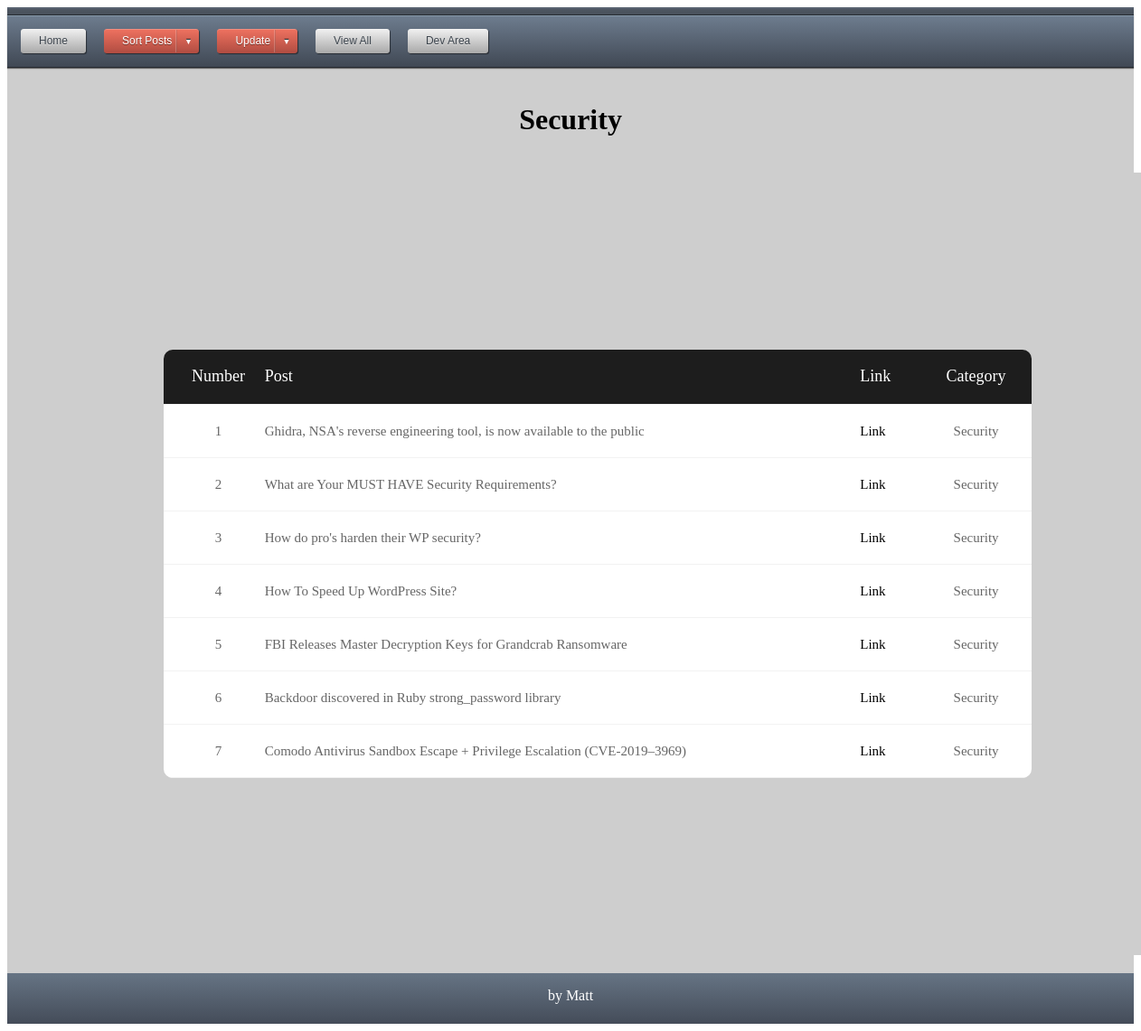
/sortbysecurity, run on an earlier commit of the app's database.
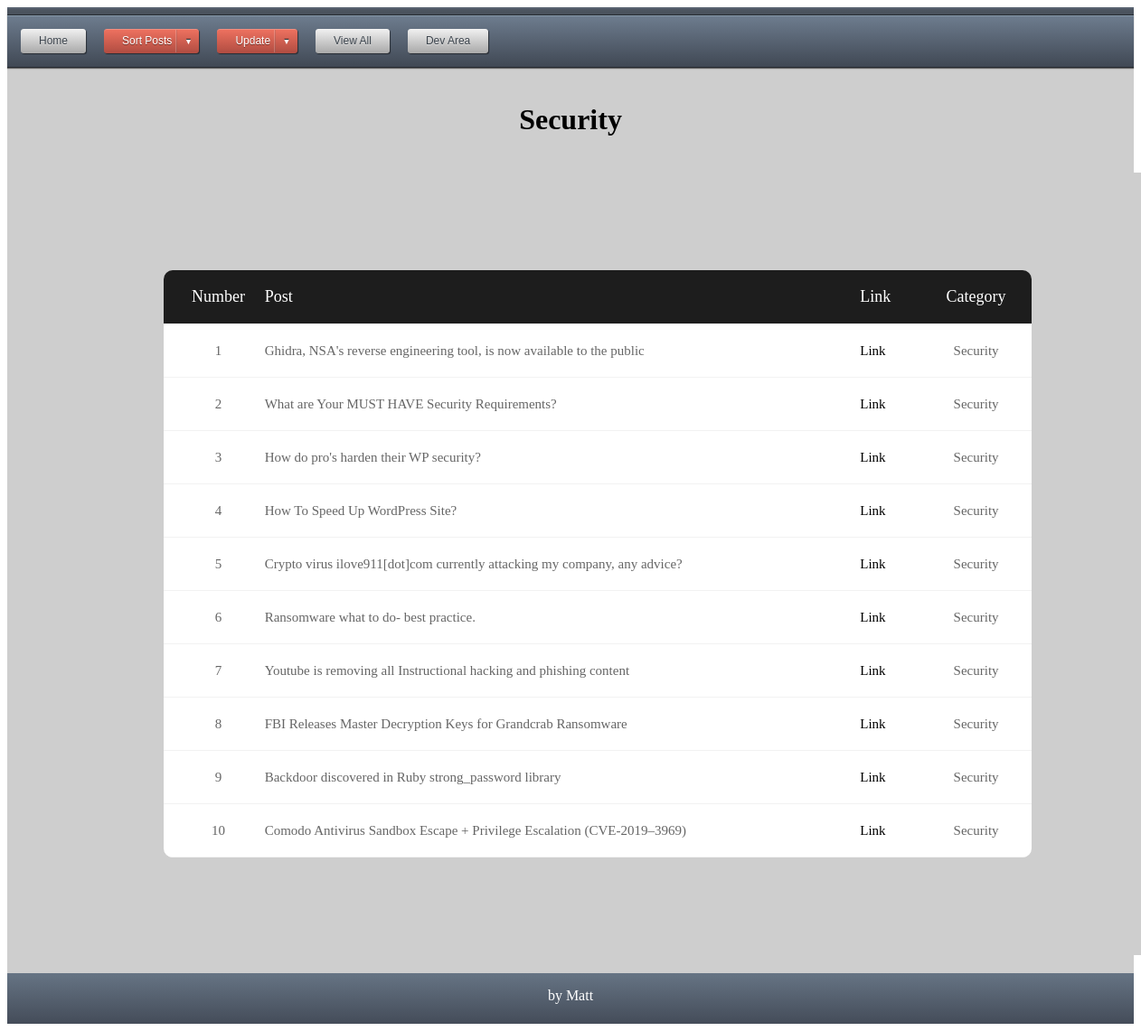
And on a later commit of the database.
### tables this page shows
CREATE TABLE posts (id text primary key unique, title text, link text, category text);

### app.py (the view)
@app.route('/sortbysecurity', methods=['GET', 'POST'])
def sortbysecurity():
	db = get_db()
	cur = db.execute('SELECT id, title, link, category FROM posts WHERE category = "Security"')
	results = cur.fetchall()
	return render_template("sortbysecurity.html", results=results)

### app.py (called while the page is built)
def connect_db():
	sql = sqlite3.connect('C:\\Users\\MGLafayette\\Desktop\\Projects\\Flask\\data.db')
	sql.row_factory = sqlite3.Row
	return sql

def get_db():
	if not hasattr(g, 'sqlite3'):
		g.sqlite_db = connect_db()
	return g.sqlite_db

### templates/sortbysecurity.html (shortened to what this page needs)
<!DOCTYPE html>
<html>
<head>
	<link rel="stylesheet" type="text/css" href="{{ url_for('static', filename='CSS/style.css') }}">
</head>
{% extends "navtest.html" %}
	{% block content %}
<h1>Security</h1>
<div class="limiter">
		<div class="container-table100">
			<div class="wrap-table100">
					<div class="table">
						<div class="row header">
							<div id="1" class="cell">Number</div>
							<div class="cell">Post</div>
							<div class="cell">Link</div>
							<div class="cell">Category</div>
						</div>
						{% for post in results %}
						<div class="row">
							<div class="cell" data-title="Number">{{loop.index}}</div>
							<div class="cell" data-title="Post">{{post['title']}}</div>
							<div class="cell" data-title="Link"><a href="{{post['link']}}" target='_blank'>Link</a></div>
							<div class="cell" data-title="Category">{{post['category']}}</div>
						</div>
						{% endfor %}
				</div>
</div>
	{% endblock %}

### templates/navtest.html (shortened to what this page needs)
<html>
<head>
<link rel="stylesheet" type="text/css" href="{{ url_for('static', filename='CSS/style.css') }}">
</head>
<div id='cssmenu'>
<ul>
   <li> <a href="http://127.0.0.1:5000/"><span>Home</span></a></li>
   <li class='active has-sub'><a href='#'><span>Sort Posts</span></a>
   </li>
   <li class='active has-sub'><a href='#'><span>Update</span></a>
    </li>
   <li><a href='{{url_for("viewresults")}}'><span>View All</span></a></li>
   <li> <a href="{{url_for('devArea')}}"><span>Dev Area</span></a></li>
</ul>
</div>
<body>
<div id="page-container">
<div id="content-wrap">
{% block content %}
{% endblock %}
</div>
<br>
<br>
<div id="footer">
<p>by Matt</p>
</div>
</div>
</body>
</html>

What changed in the data, as far as the page shows it:
now on this page (row edited): posts: title "Crypto virus ilove911[dot]com currently attacking my company, any advice?", category "Security"
now on this page (row edited): posts: title "Ransomware what to do- best practice.", category "Security"
now on this page (row edited): posts: title "Youtube is removing all Instructional hacking and phishing content", category "Security"
